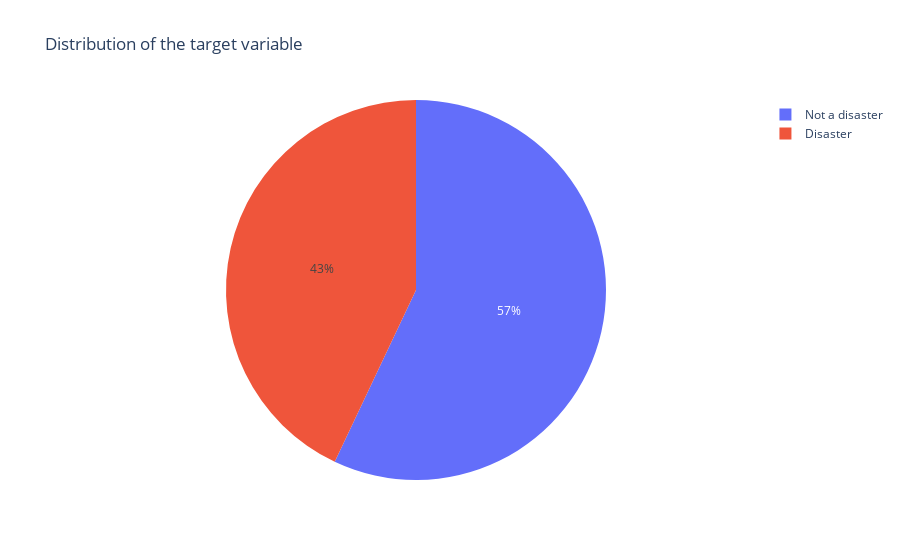

This figure's notebook cell:
### Code cell
# plot the distribution of the target variable in a pie chart
fig = go.Figure(data=[go.Pie(labels=['Not a disaster', 'Disaster'], values=df['target'].value_counts())])
fig.update_layout(title_text='Distribution of the target variable')
fig.show()

### Figure 1 — Plotly figure (JSON) as saved in the notebook; plotly's stock layout.template omitted (floating-point values rounded to 4 significant figures)
{"data": [{"labels": ["Not a disaster", "Disaster"], "type": "pie", "values": [4342, 3271]}], "layout": {"title": {"text": "Distribution of the target variable"}}}
